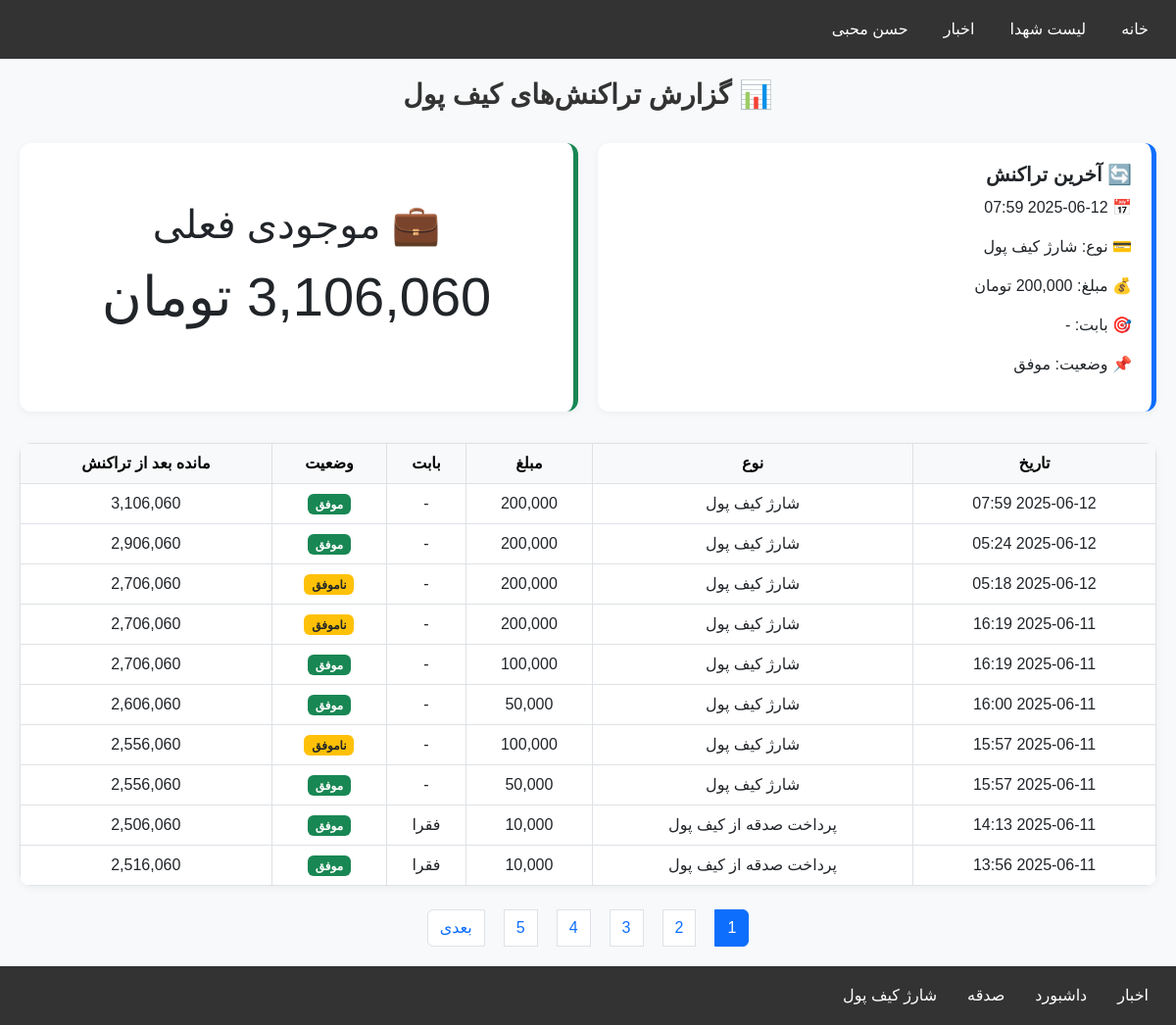
The app's page /wallet/report/ (signed in) with its own data.
### accounts/models.py (models this page shows, shortened)
class User(AbstractBaseUser, PermissionsMixin):
    GENDER_CHOICES = (
        ('M', 'مرد'),
        ('F', 'زن'),
    )
    phone = models.CharField(max_length=11, unique=True)
    first_name = models.CharField(max_length=100, blank=True)
    last_name = models.CharField(max_length=100, blank=True)
    national_code = models.CharField(max_length=10, blank=True)
    image = models.ImageField(upload_to='profiles/', blank=True, null=True)
    gender = models.CharField(max_length=1, choices=GENDER_CHOICES, blank=True, null=True)
    is_active = models.BooleanField(default=True)
    is_staff = models.BooleanField(default=False)
    is_profile_completed = models.BooleanField(default=False)
    allowed_categories = models.ManyToManyField(
        'news.Category',
        related_name='allowed_users',
        blank=True,
        verbose_name='دسته‌بندی‌های مجاز برای ارسال خبر'
    )
    groups = models.ManyToManyField(
        'auth.Group',
        related_name='accounts_user_set',
        blank=True
    )
    user_permissions = models.ManyToManyField(
        'auth.Permission',
        related_name='accounts_user_permissions_set',
        blank=True
    )
    objects = UserManager()
    USERNAME_FIELD = 'phone'
    def get_full_name(self):
        return f"{self.first_name} {self.last_name}".strip()

### wallet/models.py (models this page shows, shortened)
class WalletTransaction(models.Model):
    TRANSACTION_TYPES = [
        ('CHARGE', 'شارژ کیف پول'),
        ('DONATION', 'پرداخت صدقه از کیف پول'),
    ]
    STATUS_CHOICES = [
        ('SUCCESS', 'موفق'),
        ('FAILED', 'ناموفق'),
        ('PENDING', 'در انتظار'),
    ]
    wallet = models.ForeignKey(
        Wallet,
        on_delete=models.CASCADE,
        related_name='transactions'
    )
    amount = models.PositiveIntegerField(verbose_name="مبلغ (تومان)")
    transaction_type = models.CharField(
        max_length=10,
        choices=TRANSACTION_TYPES,
        default='CHARGE'
    )
    cause = models.CharField(
        max_length=20,
        choices=Donation.CAUSES,
        null=True,
        blank=True,
        verbose_name="بابت صدقه"
    )
    status = models.CharField(
        max_length=10,
        choices=STATUS_CHOICES,
        default='SUCCESS'
    )
    created_at = models.DateTimeField(auto_now_add=True)
    ref_id = models.CharField(max_length=100, null=True, blank=True, verbose_name="شناسه مرجع تراکنش")

### wallet/views.py (the view)
# urls.py: path('report/', views.wallet_transactions_report, name='wallet_transactions_report'),
@login_required
def wallet_transactions_report(request):
    wallet = Wallet.objects.filter(user=request.user).first()
    if not wallet:
        return render(request, 'wallet/wallet_report.html', {
            'latest_tx': None,
            'wallet': None,
            'page_obj': [],
        })
    all_transactions = wallet.transactions.order_by('-created_at')
    tx_with_balances = []
    balance = wallet.balance
    for tx in all_transactions:
        tx_with_balances.append({
            'tx': tx,
            'balance_after': balance
        })
        if tx.status == 'SUCCESS':
            if tx.transaction_type == 'CHARGE':
                balance -= tx.amount
            elif tx.transaction_type == 'DONATION':
                balance += tx.amount
    paginator = Paginator(tx_with_balances, 10)
    page_number = request.GET.get('page')
    page_obj = paginator.get_page(page_number)
    return render(request, 'wallet/wallet_report.html', {
        'wallet': wallet,
        'latest_tx': all_transactions.first(),
        'page_obj': page_obj,
    })

### templates/wallet/wallet_report.html (shortened to what this page needs)
{% extends "base.html" %}
{% load static %}
{% load humanize %}
{% block content %}
<h2 class="wallet-header">📊 گزارش تراکنش‌های کیف پول</h2>
<div class="wallet-cards">
  {% if latest_tx %}
    <div class="wallet-card bg-latest">
      <h5>🔄 آخرین تراکنش</h5>
      <p>📅 {{ latest_tx.created_at|date:"Y-m-d H:i" }}</p>
      <p>💳 نوع: {{ latest_tx.get_transaction_type_display }}</p>
      <p>💰 مبلغ: {{ latest_tx.amount|floatformat:0|intcomma }} تومان</p>
      <p>🎯 بابت: {{ latest_tx.get_cause_display|default:"-" }}</p>
      <p>📌 وضعیت: {{ latest_tx.get_status_display }}</p>
    </div>
  {% endif %}
  {% if wallet %}
    <div class="wallet-card bg-balance text-center">
      <h1>💼 موجودی فعلی</h1>
      <p style="font-size: 3.5rem;">{{ wallet.balance|floatformat:0|intcomma }} تومان</p>
    </div>
  {% endif %}
</div>
<div class="wallet-table mt-4">
  <table class="table table-bordered table-hover mb-0">
    <thead class="table-light">
      <tr>
        <th>تاریخ</th>
        <th>نوع</th>
        <th>مبلغ</th>
        <th>بابت</th>
        <th>وضعیت</th>
        <th>مانده بعد از تراکنش</th>
      </tr>
    </thead>
    <tbody>
      {% for item in page_obj %}
        <tr>
          <td>{{ item.tx.created_at|date:"Y-m-d H:i" }}</td>
          <td>{{ item.tx.get_transaction_type_display }}</td>
          <td>{{ item.tx.amount|floatformat:0|intcomma }}</td>
          <td>{{ item.tx.get_cause_display|default:"-" }}</td>
          <td>
            {% if item.tx.status == 'SUCCESS' %}
              <span class="badge bg-success">موفق</span>
            {% else %}
              <span class="badge bg-warning text-dark">ناموفق</span>
            {% endif %}
          </td>
          <td>{{ item.balance_after|floatformat:0|intcomma }}</td>
        </tr>
      {% empty %}
        <tr><td colspan="6">تراکنشی یافت نشد.</td></tr>
      {% endfor %}
    </tbody>
  </table>
</div>
<nav>
  <ul class="pagination">
    {% for num in page_obj.paginator.page_range %}
      <li class="page-item {% if page_obj.number == num %}active{% endif %}">
        <a class="page-link" href="?page={{ num }}">{{ num }}</a>
      </li>
    {% endfor %}
    {% if page_obj.has_next %}
      <li class="page-item">
        <a class="page-link" href="?page={{ page_obj.next_page_number }}">بعدی</a>
      </li>
    {% endif %}
  </ul>
</nav>
{% endblock %}

### templates/base.html (shortened to what this page needs)
<!DOCTYPE html>
<html lang="fa">
<head>
    <link href="https://cdn.jsdelivr.net/npm/bootstrap@5.3.0/dist/css/bootstrap.rtl.min.css" rel="stylesheet">
    <link href="https://cdn.jsdelivr.net/npm/bootstrap-icons@1.10.5/font/bootstrap-icons.css" rel="stylesheet">
    <link rel="stylesheet" href="https://cdn.jsdelivr.net/npm/persian-datepicker@1.2.0/dist/css/persian-datepicker.min.css">
</head>
<body>
<header>
    <nav>
        <ul>
            <li><a href="/">خانه</a></li>
            <li><a href="/martyrs/list/">لیست شهدا</a></li>
            <li><a href="{% url 'news:news_list' %}">اخبار</a></li>
            {% if user.is_authenticated %}
                <li>
                    <a href="#">
                        {% if user.gender == 'male' %}
                            آقای {{ user.last_name }}
                        {% elif user.gender == 'female' %}
                            خانم {{ user.last_name }}
                        {% else %}
                            {{ user.get_full_name|default:user.phone }}
                        {% endif %}
                    </a>
                </li>
            {% else %}
                <li><a href="{% url 'accounts:login' %}">ورود</a></li>
            {% endif %}
        </ul>
    </nav>
</header>
<main>
    {% block content %}{% endblock %}
</main>
<footer>
    <nav>
        <ul>
            <li><a href="{% url 'news:news_list' %}">اخبار</a></li>
            {% if user.is_authenticated %}
                <li><a href="{% url 'accounts:dashboard' %}">داشبورد</a></li>
            {% else %}
                <li><a href="{% url 'accounts:login' %}?next={% url 'accounts:dashboard' %}">پروفایل</a></li>
            {% endif %}
            <li><a href="{% url 'donate' %}">صدقه</a></li>
            {% if user.is_authenticated %}
                <li><a href="{% url 'wallet:charge_wallet' %}">شارژ کیف پول</a></li>
            {% else %}
                <li><a href="{% url 'accounts:login' %}?next={% url 'wallet:charge_wallet' %}">شارژ کیف پول</a></li>
            {% endif %}
        </ul>
    </nav>
</footer>
</body>
</html>

### templates/base.html (style rules this page uses)
body { font-family: sans-serif; margin: 0; padding: 0; direction: rtl; background-color: #f8f9fa; }
header, footer { background-color: #333; color: white; padding: 10px 20px; }
nav ul { list-style: none; display: flex; justify-content: flex-start; gap: 20px; padding: 0; margin: 0; }
nav ul li { position: relative; }
nav ul li a { color: white; text-decoration: none; padding: 8px; display: block; }
main { padding: 20px; }
footer nav ul { flex-wrap: wrap; gap: 15px; }

### templates/wallet/wallet_report.html (style rules this page uses)
.wallet-header { text-align: center; font-size: 1.75rem; font-weight: bold; margin-bottom: 2rem; color: #333; }
.wallet-cards { display: flex; flex-wrap: wrap; gap: 20px; justify-content: center; margin-bottom: 2rem; }
.wallet-card { flex: 1 1 280px; background: #fff; border-radius: 12px; box-shadow: 0 2px 8px rgba(0,0,0,0.05); padding: 20px; min-height: 180px; display: flex; flex-direction: column; justify-content: center; transition: transform 0.2s ease; }
.wallet-card h5 { font-weight: bold; margin-bottom: 10px; }
.bg-latest { border-right: 5px solid #0d6efd; }
.bg-balance { border-right: 5px solid #198754; }
.wallet-table { background: #fff; border-radius: 12px; overflow: hidden; box-shadow: 0 2px 8px rgba(0,0,0,0.05); }
.wallet-table table { margin: 0; }
.wallet-table th, .wallet-table td { text-align: center; vertical-align: middle; }
.pagination { justify-content: center; margin-top: 1.5rem; }

### records on screen
User: get_full_name "حسن محبی"
WalletTransaction: created_at "2025-06-12 07:59", transaction_type "شارژ کیف پول", cause "-", status "موفق", tx.created_at "2025-06-12 07:59", tx.transaction_type "شارژ کیف پول", tx.amount "200,000", tx.cause "-", balance_after "3,106,060"
WalletTransaction: tx.created_at "2025-06-12 05:24", tx.transaction_type "شارژ کیف پول", tx.amount "200,000", tx.cause "-", status "موفق", balance_after "2,906,060"
WalletTransaction: tx.created_at "2025-06-12 05:18", tx.transaction_type "شارژ کیف پول", tx.amount "200,000", tx.cause "-", status "ناموفق", balance_after "2,706,060"
WalletTransaction: tx.created_at "2025-06-11 16:19", tx.transaction_type "شارژ کیف پول", tx.amount "200,000", tx.cause "-", status "ناموفق", balance_after "2,706,060"
WalletTransaction: tx.created_at "2025-06-11 16:19", tx.transaction_type "شارژ کیف پول", tx.amount "100,000", tx.cause "-", status "موفق", balance_after "2,706,060"
WalletTransaction: tx.created_at "2025-06-11 16:00", tx.transaction_type "شارژ کیف پول", tx.amount "50,000", tx.cause "-", status "موفق", balance_after "2,606,060"
WalletTransaction: tx.created_at "2025-06-11 15:57", tx.transaction_type "شارژ کیف پول", tx.amount "100,000", tx.cause "-", status "ناموفق", balance_after "2,556,060"
WalletTransaction: tx.created_at "2025-06-11 15:57", tx.transaction_type "شارژ کیف پول", tx.amount "50,000", tx.cause "-", status "موفق", balance_after "2,556,060"
WalletTransaction: tx.created_at "2025-06-11 14:13", tx.transaction_type "پرداخت صدقه از کیف پول", tx.amount "10,000", tx.cause "فقرا", status "موفق", balance_after "2,506,060"
WalletTransaction: tx.created_at "2025-06-11 13:56", tx.transaction_type "پرداخت صدقه از کیف پول", tx.amount "10,000", tx.cause "فقرا", status "موفق", balance_after "2,516,060"

### other values on screen
{{ num }} "1" "2" "3" "4" "5"
